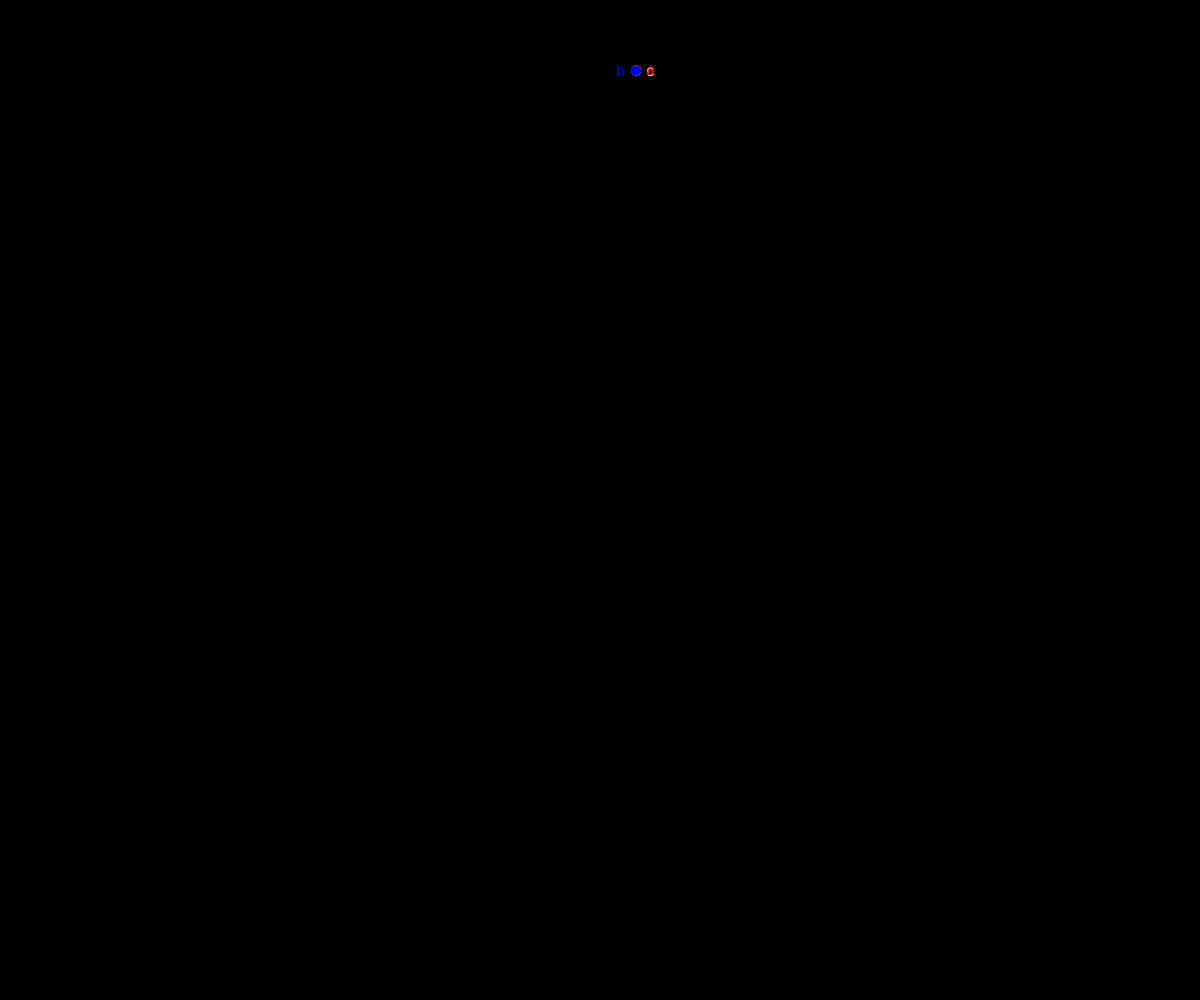
Frame 1 (no input)
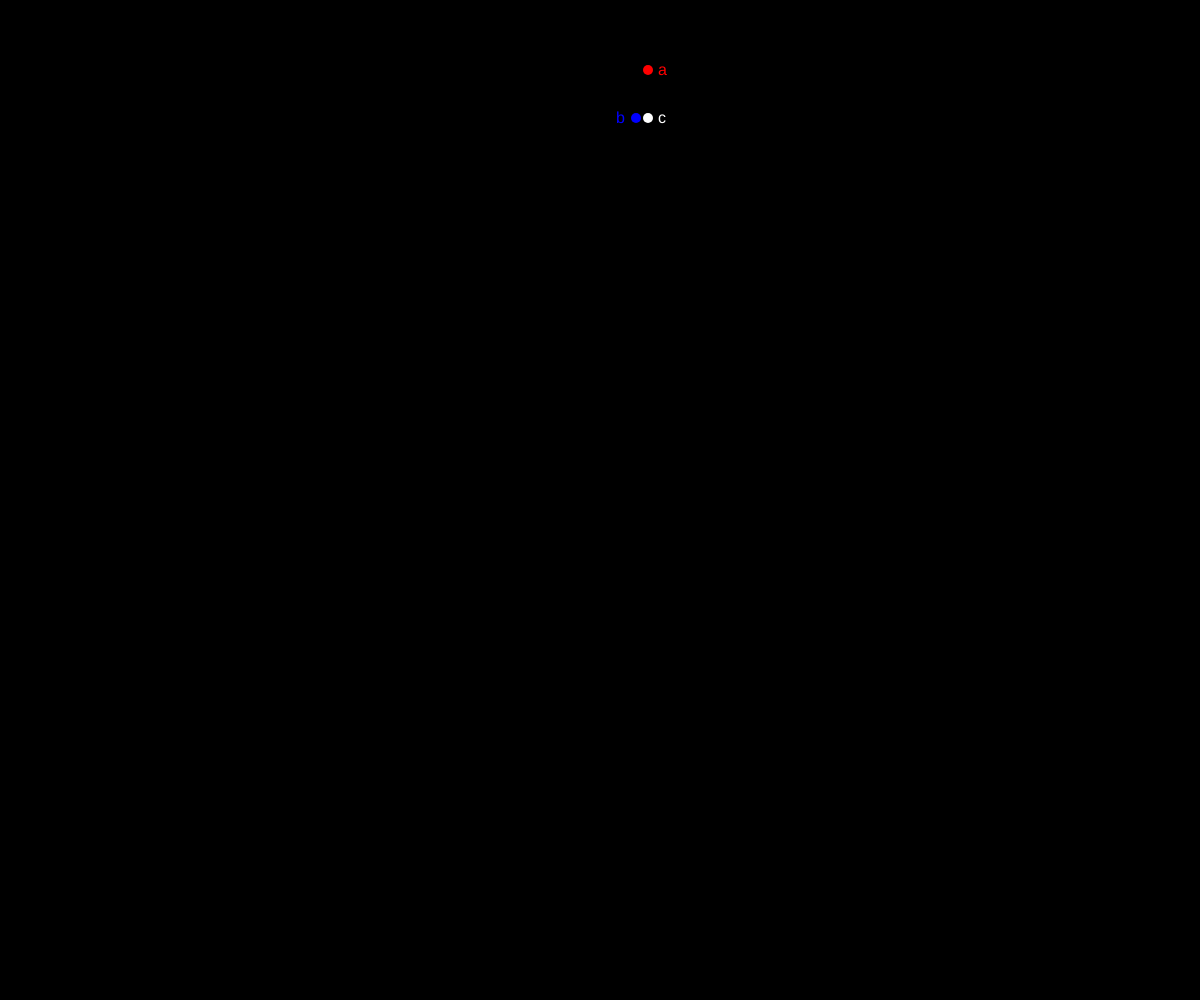
Frame 60 (no input)
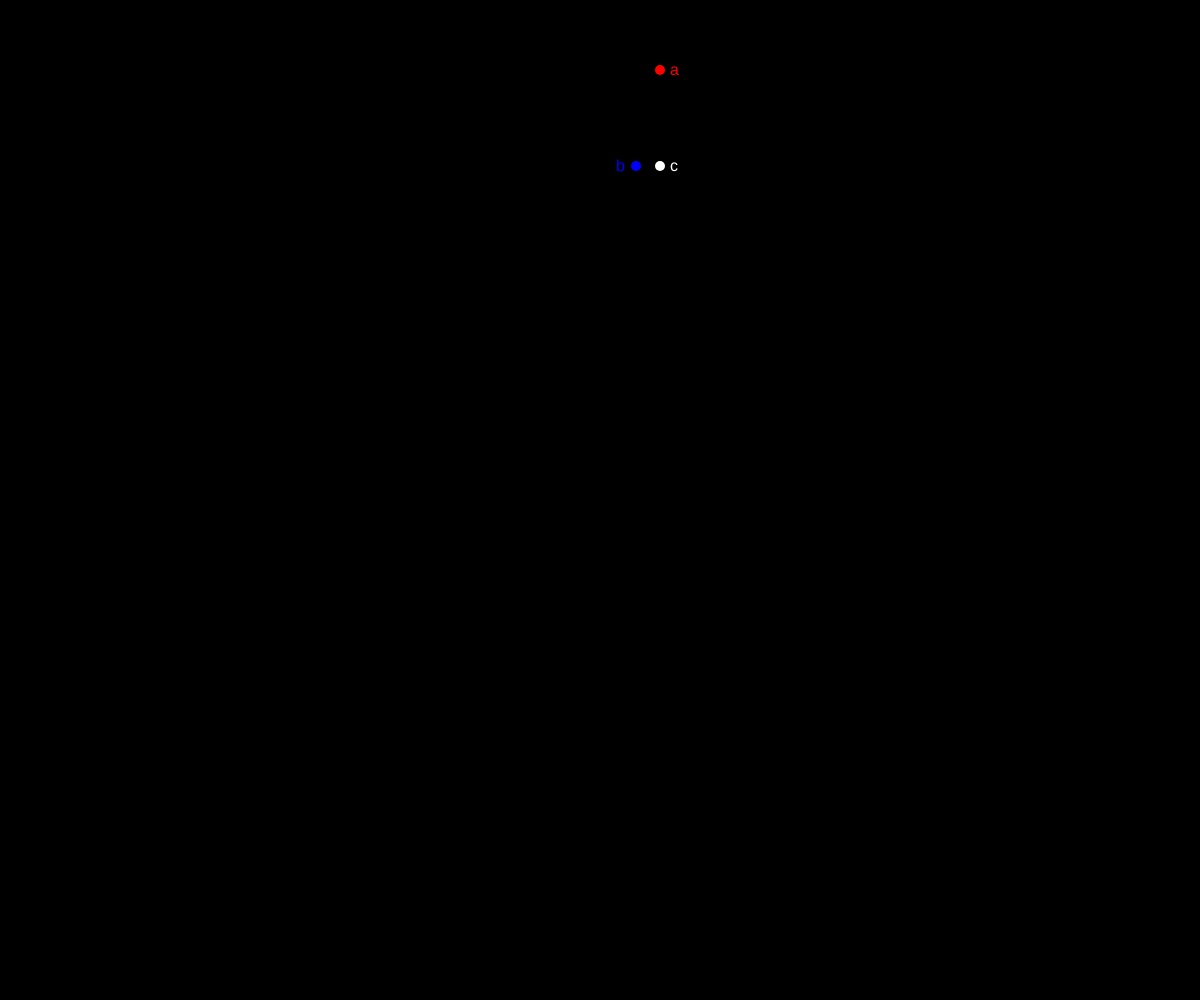
Frame 120 (the mouse pressed at the canvas centre since frame 60)

The p5.js sketch that drew these frames (run headless with seeded random() and noise() and a simulated clock; from frame 60 on, the mouse is pressed at the canvas centre):

// p5.js sketch
// ── sketch.js
/* Mimi Yin, NYU-ITP
Linear motion, deconstructed.
*/
var x, y;

function setup() {
  createCanvas(windowWidth, windowHeight);
  x = width*.53;
  y = height*.07;
  xstart = x;
	ystart = y;
  noStroke();
  textSize(16);
}

function draw() {
  background(0);

  //Move
  x += .2;
  y += .8;

  // Draw3
  fill(255);
  ellipse(x, y, 10, 10);
  text("c", x + 10, y + 5);

  // Draw x-component
  fill(255, 0, 0);
  ellipse(x, ystart, 10, 10);
  text("a", x + 10, ystart + 5);

  // Draw y-component
  fill(0, 0, 255);
  ellipse(xstart, y, 10, 10);
  text("b", xstart - 20, y + 5);

}
